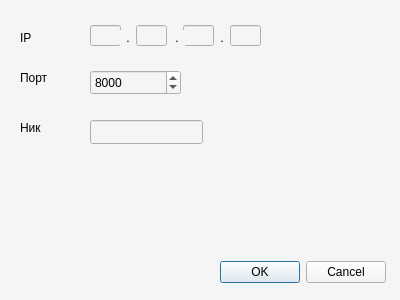
<?xml version="1.0" encoding="UTF-8"?>
<ui version="4.0">
 <class>JoinDialog</class>
 <widget class="QDialog" name="JoinDialog">
  <property name="geometry">
   <rect>
    <x>0</x>
    <y>0</y>
    <width>400</width>
    <height>300</height>
   </rect>
  </property>
  <property name="minimumSize">
   <size>
    <width>400</width>
    <height>300</height>
   </size>
  </property>
  <property name="maximumSize">
   <size>
    <width>400</width>
    <height>300</height>
   </size>
  </property>
  <property name="windowTitle">
   <string>Form</string>
  </property>
  <property name="styleSheet">
   <string notr="true">background-color: #f5f5f5;
color: black;</string>
  </property>
  <widget class="QLabel" name="IpLabel">
   <property name="geometry">
    <rect>
     <x>20</x>
     <y>30</y>
     <width>49</width>
     <height>16</height>
    </rect>
   </property>
   <property name="text">
    <string>IP</string>
   </property>
  </widget>
  <widget class="QLabel" name="PortLabel">
   <property name="geometry">
    <rect>
     <x>20</x>
     <y>70</y>
     <width>49</width>
     <height>16</height>
    </rect>
   </property>
   <property name="text">
    <string>Порт</string>
   </property>
  </widget>
  <widget class="QSpinBox" name="PortSpinBox">
   <property name="geometry">
    <rect>
     <x>90</x>
     <y>70</y>
     <width>91</width>
     <height>25</height>
    </rect>
   </property>
   <property name="minimum">
    <number>1</number>
   </property>
   <property name="maximum">
    <number>65535</number>
   </property>
   <property name="value">
    <number>8000</number>
   </property>
  </widget>
  <widget class="QLineEdit" name="IPInput4">
   <property name="geometry">
    <rect>
     <x>230</x>
     <y>25</y>
     <width>31</width>
     <height>21</height>
    </rect>
   </property>
   <property name="maxLength">
    <number>3</number>
   </property>
  </widget>
  <widget class="QLineEdit" name="IPInput3">
   <property name="geometry">
    <rect>
     <x>183</x>
     <y>25</y>
     <width>31</width>
     <height>21</height>
    </rect>
   </property>
   <property name="maxLength">
    <number>3</number>
   </property>
  </widget>
  <widget class="QLineEdit" name="IPInput1">
   <property name="geometry">
    <rect>
     <x>90</x>
     <y>25</y>
     <width>31</width>
     <height>21</height>
    </rect>
   </property>
   <property name="maxLength">
    <number>3</number>
   </property>
  </widget>
  <widget class="QLineEdit" name="IPInput2">
   <property name="geometry">
    <rect>
     <x>136</x>
     <y>25</y>
     <width>31</width>
     <height>21</height>
    </rect>
   </property>
   <property name="maxLength">
    <number>3</number>
   </property>
  </widget>
  <widget class="QLabel" name="DotLabelForIP1">
   <property name="geometry">
    <rect>
     <x>120</x>
     <y>30</y>
     <width>16</width>
     <height>16</height>
    </rect>
   </property>
   <property name="text">
    <string>.</string>
   </property>
   <property name="alignment">
    <set>Qt::AlignmentFlag::AlignCenter</set>
   </property>
  </widget>
  <widget class="QLabel" name="DotLabelForIP2">
   <property name="geometry">
    <rect>
     <x>169</x>
     <y>30</y>
     <width>16</width>
     <height>16</height>
    </rect>
   </property>
   <property name="text">
    <string>.</string>
   </property>
   <property name="alignment">
    <set>Qt::AlignmentFlag::AlignCenter</set>
   </property>
  </widget>
  <widget class="QLabel" name="DotLabelForIP3">
   <property name="geometry">
    <rect>
     <x>214</x>
     <y>30</y>
     <width>16</width>
     <height>16</height>
    </rect>
   </property>
   <property name="text">
    <string>.</string>
   </property>
   <property name="alignment">
    <set>Qt::AlignmentFlag::AlignCenter</set>
   </property>
  </widget>
  <widget class="QLineEdit" name="NickInput">
   <property name="geometry">
    <rect>
     <x>90</x>
     <y>120</y>
     <width>113</width>
     <height>24</height>
    </rect>
   </property>
   <property name="text">
    <string/>
   </property>
   <property name="echoMode">
    <enum>QLineEdit::EchoMode::Normal</enum>
   </property>
  </widget>
  <widget class="QLabel" name="NickLabel">
   <property name="geometry">
    <rect>
     <x>20</x>
     <y>120</y>
     <width>61</width>
     <height>16</height>
    </rect>
   </property>
   <property name="text">
    <string>Ник</string>
   </property>
  </widget>
  <widget class="QDialogButtonBox" name="buttonBox">
   <property name="geometry">
    <rect>
     <x>220</x>
     <y>260</y>
     <width>166</width>
     <height>24</height>
    </rect>
   </property>
   <property name="standardButtons">
    <set>QDialogButtonBox::StandardButton::Cancel|QDialogButtonBox::StandardButton::Ok</set>
   </property>
  </widget>
 </widget>
 <resources/>
 <connections>
  <connection>
   <sender>buttonBox</sender>
   <signal>accepted()</signal>
   <receiver>JoinDialog</receiver>
   <slot>accept()</slot>
   <hints>
    <hint type="sourcelabel">
     <x>248</x>
     <y>254</y>
    </hint>
    <hint type="destinationlabel">
     <x>157</x>
     <y>274</y>
    </hint>
   </hints>
  </connection>
  <connection>
   <sender>buttonBox</sender>
   <signal>rejected()</signal>
   <receiver>JoinDialog</receiver>
   <slot>reject()</slot>
   <hints>
    <hint type="sourcelabel">
     <x>316</x>
     <y>260</y>
    </hint>
    <hint type="destinationlabel">
     <x>286</x>
     <y>274</y>
    </hint>
   </hints>
  </connection>
 </connections>
</ui>
